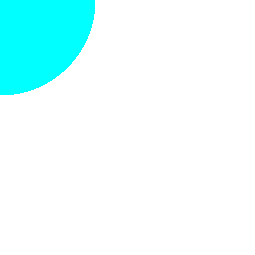
Frame 1 (no input)
Frame 60 (the mouse pressed at the canvas centre just before this capture): identical to frame 1, image omitted
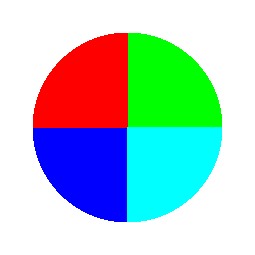
Frame 120 (the mouse held since frame 60 and released just before this capture)

The Processing sketch that drew these frames (run headless with seeded random() and noise(); from frame 60 on, the mouse is pressed at the canvas centre):

// Processing sketch: processing_60268
// ── processing_60268.pde

int w = 255;
int h = 255;
float dia = w*0.75;
int diam= int(dia/2);
void setup(){
  size(255,255);
  a=createImage(w,h,ARGB);
area = getdis(a);

  
}
int xstart=0;
int ystart = 0;
void draw(){
  background(255);
//  xstart = mouseX-diam;
//   ystart = mouseY-diam;
    a=createImage(w,h,ARGB);
 for (int x=mouseX-diam;x<mouseX+diam;x++){
  for (int y = mouseY-diam;y<mouseY+diam;y++){
    PVector dis = distx2(x,y,mouseX,mouseY,a);
   
     //  println(dis.z);
    if(dis.z<diam){
   
     String wh = where(x,y,mouseX,mouseY);
     if(wh=="A")a.set(x,y,color(255,0,0));
       if(wh=="B")a.set(x,y,color(0,255,0));
      if(wh=="C")a.set(x,y,color(0,0,255));
       if(wh=="D")a.set(x,y,color(0,255,255));
    }
  } 
 }

image(a,0,0); 
  //noLoop();
}
String where (float A,float B, float C,float D){
  String retval = "";
  
 if(A<=C && B <=D)retval = "A";
  if(A>C && B<D)retval = "B";
  if(A<C && B>D)retval = "C";
  if(A>=C & B>=D)retval = "D";
  
  
  
 return retval; 
}


////////


PVector [] area;
PImage a;
PVector distx2(int x1,int y1,int x2,int y2,PImage src){
   PVector retval  = new PVector (0,0,0);
 
 int X = x1-x2;
 if(X<0)X=-X;
 

 int Y = y1-y2;
 if(Y<0)Y=-Y;

int loc = X+src.width*Y;
if(loc>0 && loc <width*height) retval = new PVector(area[loc].x,area[loc].y,area[loc].z);
 //area[X+src.width*Y].z;
 
 
   
 return retval; 
//}
  
}
float distx(int x1,int y1,int x2,int y2,PImage src){
 float retval  = 0;
 
 int X = x1-x2;
 if(X<0)X=-X;
 

 int Y = y1-y2;
 if(Y<0)Y=-Y;

int pick = X+src.width*Y;
if (pick>0 && pick<width*height){
 retval = area[pick].z;
}
 
 
   
 return retval; 
}

PVector [] getdis(PImage a){
  int _w = a.width;
  int _h= a.height;
  int _all = _w*_h;
  PVector [] retval = new PVector[_all];
  
  for (int i =0;i<_all;i++){
    int y = int(i/a.width);
    int x = i-(y*a.width);
    float dis = dist(0,0,x,y);
//    float xx =((log((dis*35.0)/80.1+1.01)*(7.8)));
//    float yy=((log((dis*35.0)/100.0+1.01)*(10.0)));
 
 //mode A
    float xx = ((log(dis/10.0+1.01)*(2.0)));
    float yy=((log(dis/30.0+1.01)*(3.0)));
    
//        float xx = ((log(dis/9.0+1.01)*(2.0)));
//    float yy=((log(dis/25.0+1.01)*(3.0)));
    
   retval [i]=new PVector(xx,yy,dis);

    
  }
  
  return retval;
}
